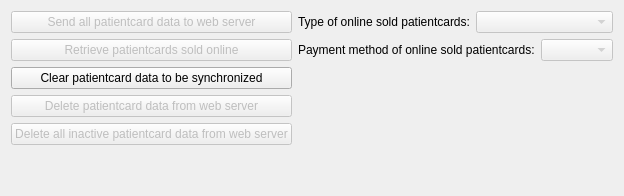
        <widget class="QWidget" name="tabActions">
         <attribute name="title">
          <string>Actions</string>
         </attribute>
         <layout class="QHBoxLayout" name="horizontalLayout_6">
          <item>
           <layout class="QVBoxLayout" name="verticalLayout_7">
            <item>
             <widget class="QPushButton" name="pbSyncAllPatientCard">
              <property name="enabled">
               <bool>false</bool>
              </property>
              <property name="text">
               <string>Send all patientcard data to web server</string>
              </property>
              <property name="icon">
               <iconset resource="websync.qrc">
                <normaloff>:/patientcards.png</normaloff>:/patientcards.png</iconset>
              </property>
              <property name="iconSize">
               <size>
                <width>40</width>
                <height>40</height>
               </size>
              </property>
              <property name="autoDefault">
               <bool>false</bool>
              </property>
             </widget>
            </item>
            <item>
             <widget class="QPushButton" name="pbSyncOnlinePC">
              <property name="enabled">
               <bool>false</bool>
              </property>
              <property name="text">
               <string>Retrieve patientcards sold online</string>
              </property>
              <property name="icon">
               <iconset resource="websync.qrc">
                <normaloff>:/onlinepcsync.png</normaloff>:/onlinepcsync.png</iconset>
              </property>
              <property name="iconSize">
               <size>
                <width>40</width>
                <height>40</height>
               </size>
              </property>
              <property name="autoDefault">
               <bool>false</bool>
              </property>
             </widget>
            </item>
            <item>
             <widget class="QPushButton" name="pbClearPCData">
              <property name="enabled">
               <bool>true</bool>
              </property>
              <property name="text">
               <string>Clear patientcard data to be synchronized</string>
              </property>
              <property name="icon">
               <iconset resource="websync.qrc">
                <normaloff>:/trash.png</normaloff>:/trash.png</iconset>
              </property>
              <property name="iconSize">
               <size>
                <width>40</width>
                <height>40</height>
               </size>
              </property>
              <property name="autoDefault">
               <bool>false</bool>
              </property>
             </widget>
            </item>
            <item>
             <widget class="QPushButton" name="pbClearPatientCard">
              <property name="enabled">
               <bool>false</bool>
              </property>
              <property name="text">
               <string>Delete patientcard data from web server</string>
              </property>
              <property name="icon">
               <iconset resource="websync.qrc">
                <normaloff>:/patientcard_delete.png</normaloff>:/patientcard_delete.png</iconset>
              </property>
              <property name="iconSize">
               <size>
                <width>40</width>
                <height>40</height>
               </size>
              </property>
              <property name="autoDefault">
               <bool>false</bool>
              </property>
             </widget>
            </item>
            <item>
             <widget class="QPushButton" name="pbClearAllPatientCard">
              <property name="enabled">
               <bool>false</bool>
              </property>
              <property name="text">
               <string>Delete all inactive patientcard data from web server</string>
              </property>
              <property name="icon">
               <iconset resource="websync.qrc">
                <normaloff>:/patientcards_delete.png</normaloff>:/patientcards_delete.png</iconset>
              </property>
              <property name="iconSize">
               <size>
                <width>40</width>
                <height>40</height>
               </size>
              </property>
              <property name="autoDefault">
               <bool>false</bool>
              </property>
             </widget>
            </item>
            <item>
             <spacer name="verticalSpacer_5">
              <property name="orientation">
               <enum>Qt::Vertical</enum>
              </property>
              <property name="sizeHint" stdset="0">
               <size>
                <width>20</width>
                <height>40</height>
               </size>
              </property>
             </spacer>
            </item>
           </layout>
          </item>
          <item>
           <layout class="QVBoxLayout" name="verticalLayout_8">
            <item>
             <layout class="QHBoxLayout" name="horizontalLayout_8">
              <item>
               <widget class="QLabel" name="lblOnlinePatientCardType">
                <property name="text">
                 <string>Type of online sold patientcards:</string>
                </property>
               </widget>
              </item>
              <item>
               <widget class="QComboBox" name="cmbOnlinePatientCardType">
                <property name="enabled">
                 <bool>false</bool>
                </property>
               </widget>
              </item>
             </layout>
            </item>
            <item>
             <layout class="QHBoxLayout" name="horizontalLayout_13">
              <item>
               <widget class="QLabel" name="lblOnlinePaymentMethod">
                <property name="text">
                 <string>Payment method of online sold patientcards:</string>
                </property>
               </widget>
              </item>
              <item>
               <widget class="QComboBox" name="cmbOnlinePaymentMethod">
                <property name="enabled">
                 <bool>false</bool>
                </property>
               </widget>
              </item>
             </layout>
            </item>
            <item>
             <spacer name="verticalSpacer_2">
              <property name="orientation">
               <enum>Qt::Vertical</enum>
              </property>
              <property name="sizeHint" stdset="0">
               <size>
                <width>20</width>
                <height>40</height>
               </size>
              </property>
             </spacer>
            </item>
           </layout>
          </item>
         </layout>
        </widget>
